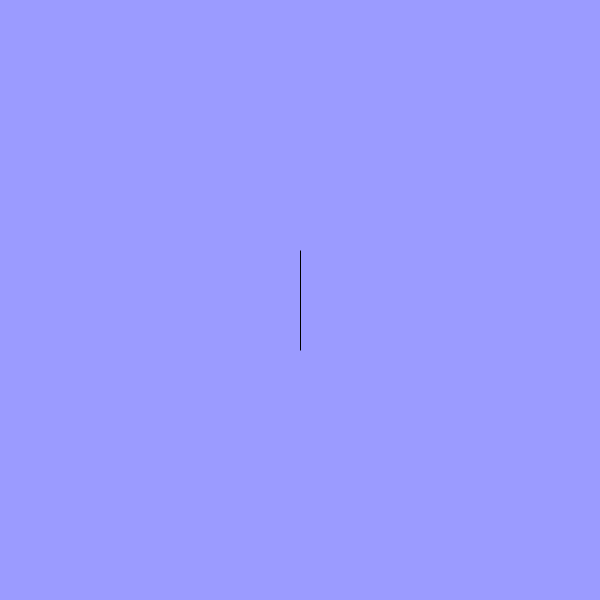
Frame 1 (no input)
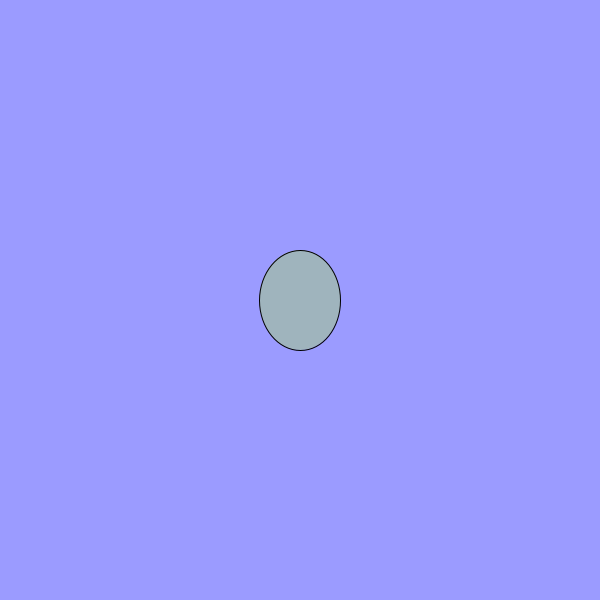
Frame 60 (the mouse pressed at the canvas centre just before this capture)
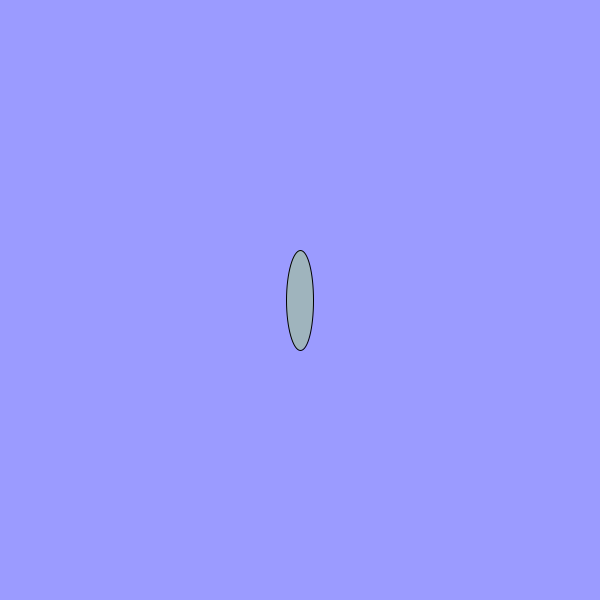
Frame 120 (the mouse held since frame 60 and released just before this capture)

The Processing sketch that drew these frames (run headless with seeded random() and noise(); from frame 60 on, the mouse is pressed at the canvas centre):

// Processing sketch: spinning_coin
// ── spinning_coin.pde
int x;
int y;
int p;
void setup()
{size(600,600);
  background(0,0,155);}
void draw()
{
  background(155,155,255);


  fill(159,180,189);
  delay(50);
  y=100;
  ellipse(width/2,300,x,y);
  if(p==0)
  {
  x=x-9;
  }
  if(p==1)
  {
  x=x+9;
  }
  if(x<=5)
  {
    p=1;
  }
  if(x>=100)
  {
    p=0;
  }
}
